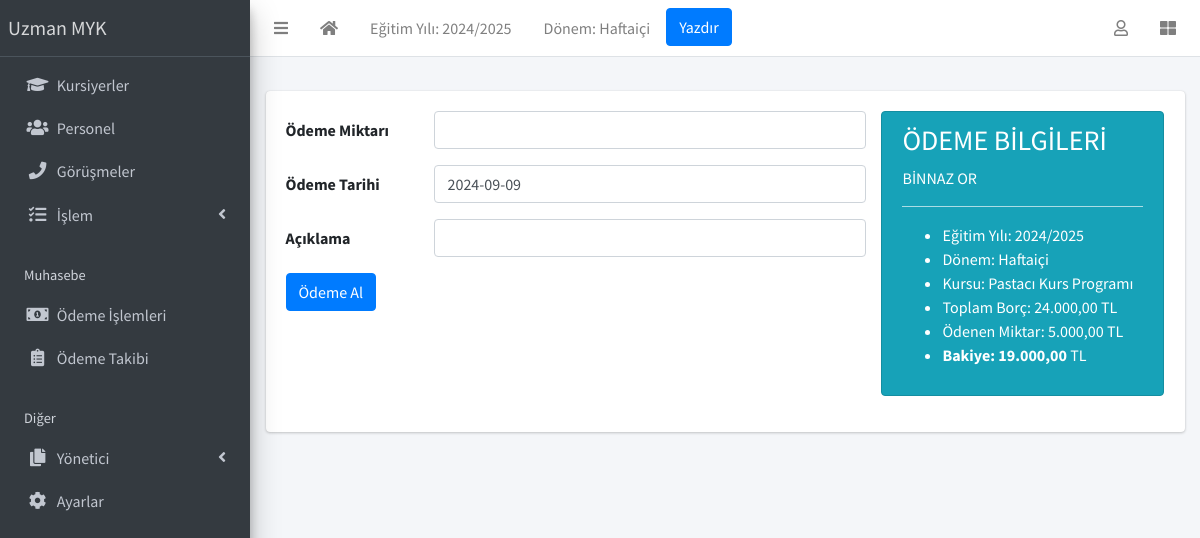
Page /finance/receipt/create?invoice=15 (signed in) on the committed database.
### apps/corecode/models.py (models this page shows, shortened)
class AcademicSession(models.Model):
    name = models.CharField(max_length=200, unique=True, verbose_name = "Eğitim Yılı")
    current = models.BooleanField(default=True, verbose_name = "Aktif Eğitim Yılı")
    class Meta:
        ordering = ["-name"]
    def __str__(self):
        return self.name

class AcademicTerm(models.Model):
    name = models.CharField(max_length=20, unique=True, verbose_name = "Dönem")
    current = models.BooleanField(default=True, verbose_name = "Aktif Dönem")
    class Meta:
        ordering = ["name"]
    def __str__(self):
        return self.name

class SiteConfig(models.Model):
    key = models.SlugField()
    value = models.CharField(max_length=200)

class StudentClass(models.Model):
    name = models.CharField(max_length=200, unique=True, verbose_name = "Sınıf" )
    class Meta:
        verbose_name = "Sınıf"
        verbose_name_plural = "Sınıflar"
        ordering = ["name"]
    def __str__(self):
        return self.name

### apps/finance/models.py (models this page shows, shortened)
class Invoice(models.Model):
    student = models.ForeignKey(Student, on_delete=models.CASCADE, verbose_name="Öğrenci")
    session = models.ForeignKey(AcademicSession, on_delete=models.CASCADE, verbose_name="Eğitim Yılı")
    term = models.ForeignKey(AcademicTerm, on_delete=models.CASCADE, verbose_name="Dönem")
    class_for = models.ForeignKey(StudentClass, on_delete=models.CASCADE, verbose_name="Kursu")
    balance_from_previous_term = models.DecimalField(max_digits=10, decimal_places=2, default=0, verbose_name="Kayıt Ücreti")
    status = models.CharField(
        max_length=20,
        choices=[("active", "Aktif"), ("closed", "Kapandı")],
        default="active",
        verbose_name="Durum"
    )
    class Meta:
        ordering = ["student", "term"]
    def __str__(self):
        return f"{self.student}"
    def balance(self):
        payable = self.total_amount_payable()
        paid = self.total_amount_paid()
        return payable - paid
    def amount_payable(self):
        items = InvoiceItem.objects.filter(invoice=self)
        return sum(item.amount for item in items)
    def total_amount_payable(self):
        return self.balance_from_previous_term + self.amount_payable()
    def total_amount_paid(self):
        receipts = Receipt.objects.filter(invoice=self)
        return sum(receipt.amount_paid for receipt in receipts)

class Receipt(models.Model):
    invoice = models.ForeignKey(Invoice, on_delete=models.CASCADE)
    amount_paid = models.DecimalField(max_digits=10, decimal_places=2, verbose_name="Ödeme Miktarı")  # Daha doğru bir tutar formatı
    date_paid = models.DateField(default=timezone.now, verbose_name="Ödeme Tarihi")
    comment = models.CharField(max_length=200, blank=True, verbose_name="Açıklama")
    class Meta:
        ordering = ['-date_paid']  # Son ödemeleri en üstte listelemek için
        get_latest_by = 'date_paid'  # latest() çağrıldığında bu alanı kullanır

### apps/students/models.py (models this page shows, shortened)
class Student(models.Model):
    STATUS_CHOICES = [("active", "Aktif"), ("inactive", "Pasif")]
    GENDER_CHOICES = [("İlkokul", "İlkokul"), ("Ortaokul", "Ortaokul"), ("Lise", "Lise"), ("Üniversite", "Üniversite"), ("Yüksek Lisans", "Yüksek Lisans"), ("Doktora", "Doktora")]
    current_status = models.CharField(
        max_length=10, choices=STATUS_CHOICES, default="active", verbose_name = "Durumu"
    )
    registration_number = models.CharField(max_length=200, unique=True, verbose_name = "TC Kimlik No")
    firstname = models.CharField(max_length=200, verbose_name = "Adı")
    surname = models.CharField(max_length=200, verbose_name = "Soyadı")
    mobile_num_regex = RegexValidator(
        regex="^[0-9]{10,15}$", message="Girilen cep telefonu numarası doğru formatta değil!"
    )
    parent_mobile_number = models.CharField(
        validators=[mobile_num_regex], max_length=13, blank=True, verbose_name = "Telefon Numarası"
    )
    gender = models.CharField(max_length=100, choices=GENDER_CHOICES, default="male",verbose_name = "Öğrenim Durumu")
    date_of_birth = models.DateField(default=timezone.now, verbose_name = "Doğum Tarihi")
    date_of_admission = models.DateField(default=timezone.now, verbose_name = "Kayıt Tarihi")
    other_name = models.IntegerField(default=0, verbose_name="Taksit Sayısı")
    address = models.TextField(blank=True, verbose_name = "Adres" )
    others = models.TextField(blank=True, verbose_name = "Açıklama")
    passport = models.ImageField(blank=True, upload_to="students/passports/", verbose_name = "Öğrenci Fotoğrafı")
    class Meta:
        ordering = ["surname", "firstname", "other_name"]
    def __str__(self):
        return f"{self.firstname} {self.surname} "

### apps/finance/views.py (the view, shortened to what this page needs)
# urls.py: path("receipt/create", ReceiptCreateView.as_view(), name="receipt-create"),
class ReceiptCreateView(LoginRequiredMixin, CreateView):
    model = Receipt
    fields = ["amount_paid", "date_paid", "comment"]
    success_url = reverse_lazy("invoice-list")
    def get_context_data(self, **kwargs):
        context = super(ReceiptCreateView, self).get_context_data(**kwargs)
        invoice = Invoice.objects.get(pk=self.request.GET["invoice"])
        context["invoice"] = invoice
        return context

### apps/corecode/context_processors.py (called while the page is built)
def site_defaults(request):
    current_session = AcademicSession.objects.get(current=True)
    current_term = AcademicTerm.objects.get(current=True)
    vals = SiteConfig.objects.all()
    contexts = {
        "current_session": current_session.name,
        "current_term": current_term.name,
    }
    for val in vals:
        contexts[val.key] = val.value
    return contexts

### apps/finance/templates/finance/receipt_form.html (shortened to what this page needs)
{% extends 'base.html' %}
{% load humanize %}
{% block content %}
<div class="row">
  <div class="col-8">
    <form action="" method="POST">
      {% include 'corecode/form_snippet.html' %}
      <input type="submit" class="btn btn-primary" value="Ödeme Al">
    </form>
  </div>
  <div class="col-4">
    <div class="alert alert-info" role="alert">
      <h3>ÖDEME BİLGİLERİ</h3>
      <p>{{invoice | upper}}</p>
      <hr>
      <ul>
        <li>Eğitim Yılı: {{ invoice.session }}</li>
        <li>Dönem: {{ invoice.term }}</li>
        <li>Kursu: {{ invoice.class_for }}</li>
        <li>Toplam Borç: {{invoice.total_amount_payable | intcomma }} TL </li>
        <li>Ödenen Miktar: {{ invoice.total_amount_paid | intcomma }} TL</li>
        <li><strong>Bakiye: {{invoice.balance | intcomma | intcomma }}</strong> TL </li>
      </ul>
    </div>
  </div>
</div>
{% endblock content %}

### templates/base.html (shortened to what this page needs)
{% load static %}
<!DOCTYPE html>
<html lang="tr">
<head>
  <link rel="stylesheet" href="{% static 'plugins/fontawesome-free/css/all.min.css' %}">
  <link rel="stylesheet" href="{% static 'plugins/toastr/toastr.min.css' %}">
  <link rel="stylesheet"
    href="{% static 'plugins/overlayScrollbars/css/OverlayScrollbars.min.css' %}">
  <link rel="stylesheet" href="{% static 'plugins/Datatables/datatables.min.css' %}" />
  <link rel="stylesheet" href="{% static 'dist/css/adminlte.min.css' %}">
</head>
<body
  class="hold-transition sidebar-mini layout-fixed layout-navbar-fixed layout-footer-fixed">
  <div class="wrapper">
    <nav class="main-header navbar navbar-expand navbar-white navbar-light">
      <ul class="navbar-nav">
        <li class="nav-item">
          <a class="nav-link" data-widget="pushmenu" href="#" role="button"><i
              class="fas fa-bars"></i></a>
        </li>
        <li class="nav-item d-none d-sm-inline-block">
          <a href="{% url 'home' %} " class="nav-link"><i class="fa fa-home"></i></a>
        </li>
        <li class="nav-item d-none d-sm-inline-block">
          <a href="{% url 'current-session' %}" class="nav-link">Eğitim Yılı: {{ current_session }}</a>
        </li>
        <li class="nav-item d-none d-sm-inline-block">
          <a href="{% url 'current-session' %}" class="nav-link">Dönem: {{ current_term }}</a>
        </li>
        <li class="nav-item d-none d-sm-inline-block">
          <button onclick="window.print()" class="btn btn-primary">Yazdır</button>
        </li>
      </ul>
      <ul class="navbar-nav ml-auto">
        <li class="nav-item dropdown">
          <a class="nav-link" data-toggle="dropdown" href="#">
            <i class="far fa-user"></i>
          </a>
        </li>
        <li class="nav-item">
          <a class="nav-link" data-widget="control-sidebar" data-slide="true"
            href="#" role="button"><i class="fas fa-th-large"></i></a>
        </li>
      </ul>
    </nav>
    <aside class="main-sidebar sidebar-dark-primary elevation-4">
      <a href="{% url 'home' %}" class="brand-link">{{ school_name | default:"MySchool" }}</a>
      <div class="sidebar">
        <nav class="mt-2">
          <ul class="nav nav-pills nav-sidebar flex-column"
            data-widget="treeview" role="menu" data-accordion="false">
            <li class="nav-item">
              <a href="{% url 'student-list' %}" class="nav-link">
                <i class="nav-icon fas fa-graduation-cap"></i>
                <p>
                  Kursiyerler
                </p>
              </a>
            </li>
            <li class="nav-item">
              <a href="{% url 'staff-list' %}" class="nav-link">
                <i class="nav-icon fas fa-users"></i>
                <p>
                  Personel
                </p>
              </a>
            </li>
            <li class="nav-item">
              <a href="{% url 'call-list' %}" class="nav-link">
                <i class="nav-icon fas fa-phone"></i>
                <p>
                  Görüşmeler
                </p>
              </a>
            </li>
            <li class="nav-item has-treeview">
              <a href="#" class="nav-link">
                <i class="nav-icon fas fa-tasks"></i>
                <p>
                  İşlem
                  <i class="right fas fa-angle-left"></i>
                </p>
              </a>
            </li>
            <li class="nav-header">Muhasebe</li>
            <li class="nav-item">
              <a href="{% url 'invoice-list' %}" class="nav-link">
                <i class="nav-icon fas fa-money-bill-alt"></i>
                <p>
                  Ödeme İşlemleri
                </p>
              </a>
            </li>
            <li class="nav-item">
              <a href="{% url 'invoice-takip' %}" class="nav-link">
                <i class="nav-icon fas fa-clipboard-list"></i>
                <p>
                  Ödeme Takibi
                </p>
              </a>
            </li>
            <li class="nav-header">Diğer</li>
            <li class="nav-item has-treeview">
              <a href="#" class="nav-link">
                <i class="nav-icon fas fa-copy"></i>
                <p>
                  Yönetici
                  <i class="fas fa-angle-left right"></i>
                </p>
              </a>
            </li>
            <li class="nav-item">
              <a href="{% url 'configs' %}" class="nav-link">
                <i class="nav-icon fas fa-cog"></i>
                <p>
                  Ayarlar
                </p>
              </a>
            </li>
          </ul>
        </nav>
      </div>
    </aside>
    <div class="content-wrapper">
      <section class="content-header">
      </section>
      <section class="content">
        <div class="container-fluid">
          <div class="row">
            <div class="col-md-12">
              {% block fullcard %}
              <div class="card">
                <div class="card-body">
                  <div class="row">
                    <div class="col">
                      {% block content %}
                      {% endblock content %}
                    </div>
                  </div>
                </div>
              </div>
              {% endblock fullcard %}
            </div>
          </div>
        </div>
      </section>
    </div>
  </div>
</body>
</html>

### rows in the picture
AcademicSession: name "2024/2025"
AcademicTerm: name "Haftaiçi"
SiteConfig: value "Uzman MYK"
Invoice: student.surname "BİNNAZ OR", session "2024/2025", term "Haftaiçi", class_for "Pastacı Kurs Programı", total_amount_payable "24.000,00", total_amount_paid "5.000,00", balance "19.000,00"

### other values in the picture
{{ field.label }} "Ödeme Miktarı" "Ödeme Tarihi" "Açıklama"
